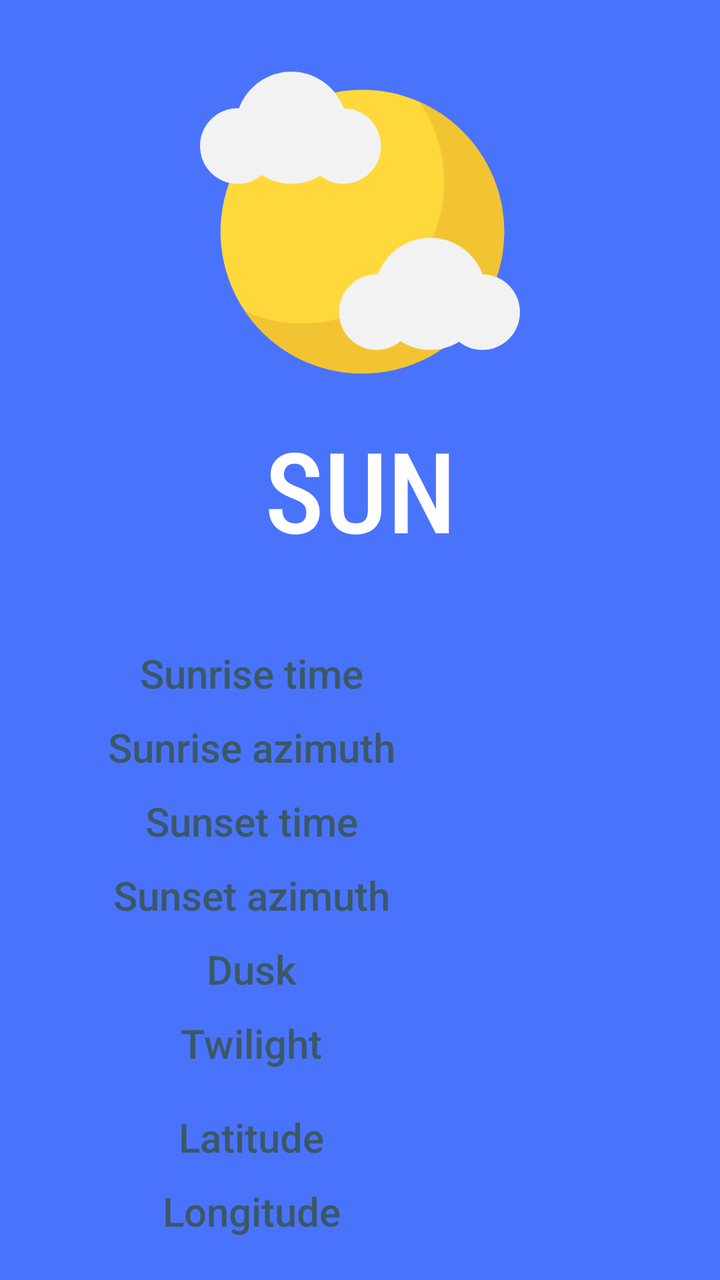
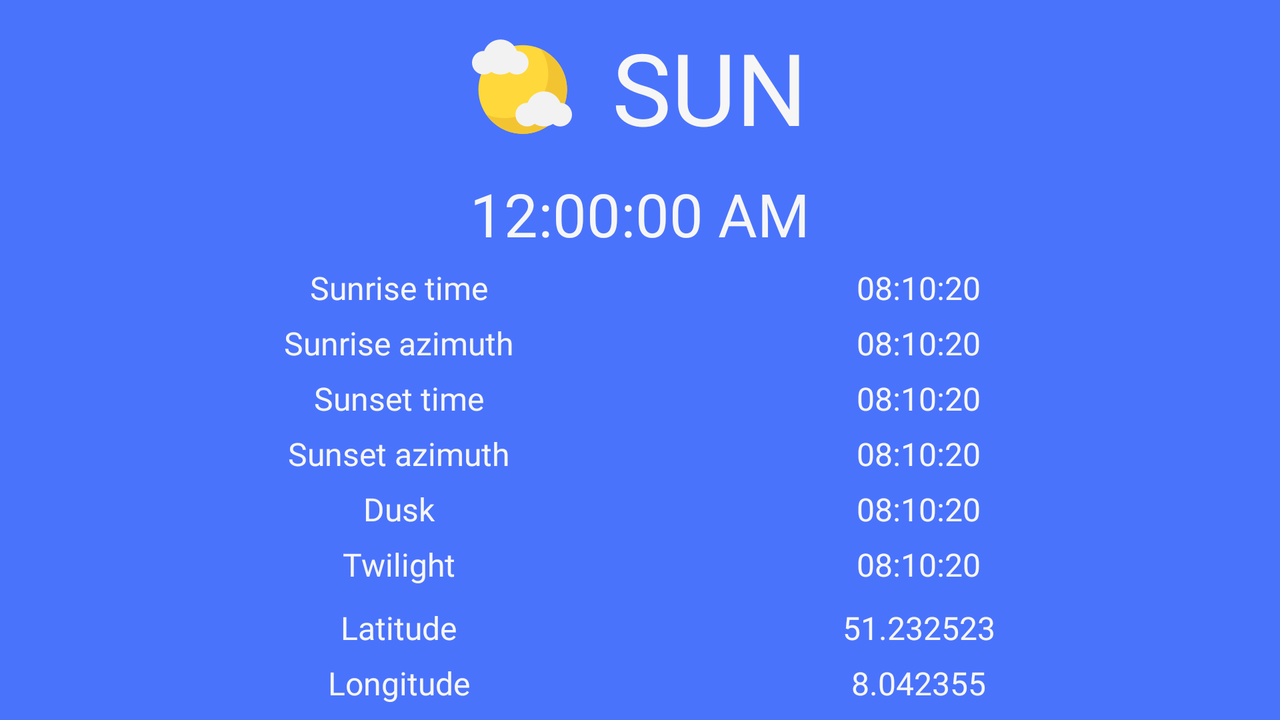

An Android layout and its configuration variant, each rendered on a device that would load it. The default file and the variant file are quoted in full after the pictures.
<!-- AndroidManifest.xml: application theme AppTheme -->
<!-- res/layout/day_fragment.xml -->
<?xml version="1.0" encoding="utf-8"?>
<LinearLayout xmlns:android="http://schemas.android.com/apk/res/android"
              xmlns:app="http://schemas.android.com/apk/res-auto" android:layout_width="match_parent"
              android:layout_height="match_parent"
              android:background="@color/colorDay"
              android:orientation="vertical">

    <TextView
            android:text="@string/sun"
            android:textSize="70sp"
            android:fontFamily="sans-serif-condensed-medium"
            android:textColor="#ffffff"
            android:textAlignment="center"
            android:scaleX="0.8"
            android:scaleY="0.8"
            android:layout_width="match_parent"
            android:layout_height="wrap_content"
            android:id="@+id/textView"
            android:drawablePadding="20dp"
            app:drawableTopCompat="@drawable/ic_sun"/>











    <TableLayout
            android:id="@+id/table_layout"
            android:layout_width="match_parent"
            android:layout_height="match_parent"
            android:stretchColumns="*">

        <TableRow
                android:id="@+id/first_row"
                android:layout_height="match_parent"
                android:layout_width="match_parent"
                android:paddingTop="10dp">

            <TextView
                    android:text="@string/sunrise_time"
                    android:textSize="20sp"
                    android:textColor="@color/colorDayText"
                    android:fontFamily="sans-serif-medium"
                    android:textAlignment="center"
                    android:layout_width="wrap_content"
                    android:layout_height="wrap_content"
                    android:layout_column="0"/>
            <TextView
                    android:id="@+id/sunrise_time"
                    android:text=""
                    android:textSize="20sp"
                    android:textColor="@color/colorDayText"
                    android:textAlignment="center"
                    android:layout_width="wrap_content"
                    android:layout_height="wrap_content"
                    android:layout_column="1"/>

        </TableRow>

        <TableRow
                android:id="@+id/second_row"
                android:layout_height="match_parent"
                android:layout_width="match_parent"
                android:paddingTop="10dp">

            <TextView
                    android:text="@string/sunrise_azimuth"
                    android:textSize="20sp"
                    android:textColor="@color/colorDayText"
                    android:textAlignment="center"
                    android:fontFamily="sans-serif-medium"
                    android:layout_width="wrap_content"
                    android:layout_height="wrap_content"
                    android:layout_column="0"/>
            <TextView
                    android:id="@+id/sunrise_azimuth"
                    android:text=""
                    android:textSize="20sp"
                    android:textColor="@color/colorDayText"
                    android:textAlignment="center"
                    android:layout_width="wrap_content"
                    android:layout_height="wrap_content"
                    android:layout_column="1"/>

        </TableRow>

        <TableRow
                android:id="@+id/third_row"
                android:layout_height="match_parent"
                android:layout_width="match_parent"
                android:paddingTop="10dp">

            <TextView
                    android:text="@string/sunset_time"
                    android:textSize="20sp"
                    android:textColor="@color/colorDayText"
                    android:textAlignment="center"
                    android:fontFamily="sans-serif-medium"
                    android:layout_width="wrap_content"
                    android:layout_height="wrap_content"
                    android:layout_column="0"/>
            <TextView
                    android:id="@+id/sunset_time"
                    android:text=""
                    android:textSize="20sp"
                    android:textColor="@color/colorDayText"
                    android:textAlignment="center"
                    android:layout_width="wrap_content"
                    android:layout_height="wrap_content"
                    android:layout_column="1"/>

        </TableRow>

        <TableRow
                android:id="@+id/fourth_row"
                android:layout_height="match_parent"
                android:layout_width="match_parent"
                android:paddingTop="10dp">

            <TextView
                    android:text="@string/sunset_azimuth"
                    android:textSize="20sp"
                    android:textColor="@color/colorDayText"
                    android:textAlignment="center"
                    android:fontFamily="sans-serif-medium"
                    android:layout_width="wrap_content"
                    android:layout_height="wrap_content"
                    android:layout_column="0"/>
            <TextView
                    android:id="@+id/sunset_azimuth"
                    android:text=""
                    android:textSize="20sp"
                    android:textColor="@color/colorDayText"
                    android:textAlignment="center"
                    android:layout_width="wrap_content"
                    android:layout_height="wrap_content"
                    android:layout_column="1"/>

        </TableRow>

        <TableRow
                android:id="@+id/fifth_row"
                android:layout_height="match_parent"
                android:layout_width="match_parent"
                android:paddingTop="10dp">

            <TextView
                    android:text="@string/dusk"
                    android:textSize="20sp"
                    android:textColor="@color/colorDayText"
                    android:textAlignment="center"
                    android:layout_width="wrap_content"
                    android:fontFamily="sans-serif-medium"
                    android:layout_height="wrap_content"
                    android:layout_column="0"/>
            <TextView
                    android:id="@+id/dusk_time"
                    android:text=""
                    android:textSize="20sp"
                    android:textColor="@color/colorDayText"
                    android:textAlignment="center"
                    android:layout_width="wrap_content"
                    android:layout_height="wrap_content"
                    android:layout_column="1"/>

        </TableRow>

        <TableRow
                android:id="@+id/sixth_row"
                android:layout_height="match_parent"
                android:layout_width="match_parent"
                android:paddingTop="10dp">

            <TextView
                    android:text="@string/twilight"
                    android:textSize="20sp"
                    android:textColor="@color/colorDayText"
                    android:textAlignment="center"
                    android:fontFamily="sans-serif-medium"
                    android:layout_width="wrap_content"
                    android:layout_height="wrap_content"
                    android:layout_column="0"/>
            <TextView
                    android:id="@+id/twilight_time"
                    android:text=""
                    android:textSize="20sp"
                    android:textColor="@color/colorDayText"
                    android:textAlignment="center"
                    android:layout_width="wrap_content"
                    android:layout_height="wrap_content"
                    android:layout_column="1"/>

        </TableRow>
        <TableRow
                android:id="@+id/latitude_row"
                android:layout_height="match_parent"
                android:layout_width="match_parent"
                android:paddingTop="20dp">

            <TextView
                    android:text="@string/latitude"
                    android:textSize="20sp"
                    android:textColor="@color/colorDayText"
                    android:textAlignment="center"
                    android:fontFamily="sans-serif-medium"
                    android:layout_width="wrap_content"
                    android:layout_height="wrap_content"
                    android:layout_column="0"/>
            <TextView
                    android:id="@+id/latitudeTv"
                    android:text=""
                    android:textSize="20sp"
                    android:textColor="@color/colorDayText"
                    android:textAlignment="center"
                    android:layout_width="wrap_content"
                    android:layout_height="wrap_content"
                    android:layout_column="1"/>

        </TableRow>

        <TableRow
                android:id="@+id/longitude_row"
                android:layout_height="match_parent"
                android:layout_width="match_parent"
                android:paddingTop="10dp">

            <TextView
                    android:text="@string/longitude"
                    android:textSize="20sp"
                    android:textColor="@color/colorDayText"
                    android:textAlignment="center"
                    android:fontFamily="sans-serif-medium"
                    android:layout_width="wrap_content"
                    android:layout_height="wrap_content"
                    android:layout_column="0"/>
            <TextView
                    android:id="@+id/longitudeTv"
                    android:text=""
                    android:textSize="20sp"
                    android:textColor="@color/colorDayText"
                    android:textAlignment="center"
                    android:layout_width="wrap_content"
                    android:layout_height="wrap_content"
                    android:layout_column="1"/>

        </TableRow>
    </TableLayout>

</LinearLayout>
<!-- resources referenced by this layout -->
<resources>
  <color name="colorDay">#4A73FC</color>
  <color name="colorDayText">#3B5867</color>
  <!-- drawable ic_sun (drawable) -->
  <vector android:height="200dp" android:viewportHeight="511.984"
      android:viewportWidth="511.984" android:width="200dp" xmlns:android="http://schemas.android.com/apk/res/android">
      <path android:fillColor="#FFD83B" android:pathData="M259.776,270.536m-226.928,0a226.928,226.928 0,1 1,453.856 0a226.928,226.928 0,1 1,-453.856 0"/>
      <path android:fillColor="#F2F2F2" android:pathData="M230.032,73.112c-12.688,-34.144 -45.296,-58.592 -83.856,-58.592c-38.592,0 -71.216,24.496 -83.888,58.688c-0.608,0 -1.184,-0.176 -1.808,-0.176C27.072,73.032 0,100.12 0,133.512c0,33.408 27.072,60.48 60.48,60.48c14.544,0 27.712,-5.344 38.144,-13.904c13.808,8.688 30.032,13.904 47.552,13.904c16.88,0 32.48,-4.944 45.968,-13.04c10.272,8.048 23.04,13.04 37.104,13.04c33.408,0 60.48,-27.072 60.48,-60.48C289.728,100.392 263.072,73.544 230.032,73.112z"/>
      <path android:fillColor="#F3C432" android:pathData="M351.504,63.08c24.72,36.336 39.184,80.192 39.184,127.44c0,125.328 -101.6,226.928 -226.912,226.928c-32.672,0 -63.664,-7.04 -91.744,-19.472c40.832,60.032 109.664,99.472 187.744,99.472c125.328,0 226.912,-101.6 226.912,-226.928C486.688,177.88 431.104,98.344 351.504,63.08z"/>
      <path android:fillColor="#F2F2F2" android:pathData="M452.304,338.856c-12.688,-34.144 -45.296,-58.592 -83.856,-58.592c-38.592,0 -71.216,24.496 -83.888,58.688c-0.624,-0.016 -1.2,-0.176 -1.824,-0.176c-33.408,0 -60.48,27.072 -60.48,60.48s27.072,60.48 60.48,60.48c14.544,0 27.712,-5.344 38.144,-13.904c13.808,8.688 30.032,13.904 47.552,13.904c16.88,0 32.48,-4.944 45.968,-13.04c10.272,8.048 23.04,13.04 37.104,13.04c33.408,0 60.48,-27.072 60.48,-60.48C512,366.12 485.344,339.288 452.304,338.856z"/>
  </vector>
  <string name="dusk">Dusk</string>
  <string name="latitude">Latitude</string>
  <string name="longitude">Longitude</string>
  <string name="sun">SUN</string>
  <string name="sunrise_azimuth">Sunrise azimuth</string>
  <string name="sunrise_time">Sunrise time</string>
  <string name="sunset_azimuth">Sunset azimuth</string>
  <string name="sunset_time">Sunset time</string>
  <string name="twilight">Twilight</string>
  <style name="AppTheme" parent="Theme.AppCompat.Light.NoActionBar">
          
          <item name="colorPrimary">@color/colorPrimary</item>
          <item name="colorPrimaryDark">@color/colorPrimaryDark</item>
          <item name="colorAccent">@color/colorAccent</item>
  
      </style>
  <color name="colorPrimary">#172329</color>
  <color name="colorPrimaryDark">#10181C</color>
  <color name="colorAccent">#5CC5E8</color>
</resources>
<!-- res/layout-land/day_fragment.xml (the repository's variant of the layout above) -->
<!-- drawn on the phone turned sideways -->
<?xml version="1.0" encoding="utf-8"?>
<LinearLayout xmlns:android="http://schemas.android.com/apk/res/android"
              xmlns:app="http://schemas.android.com/apk/res-auto" android:layout_width="match_parent"
              android:layout_height="match_parent"
              android:background="@color/colorDay"
              android:orientation="vertical">

    <RelativeLayout
            android:layout_width="match_parent"
            android:layout_height="wrap_content">

        <TextView
                android:text="SUN"
                android:textSize="50sp"
                android:fontFamily="@font/rubik"
                android:textColor="@color/colorBackground"
                android:layout_centerHorizontal="true"
                android:layout_width="wrap_content"
                android:layout_height="wrap_content"
                android:id="@+id/textView"
                app:drawableLeftCompat="@drawable/ic_sun_50"
                android:drawablePadding="20dp"
                android:layout_marginVertical="10dp"/>
    </RelativeLayout>
    <TextClock
            android:text=""
            android:textSize="30sp"
            android:textColor="@color/colorBackground"
            android:format12Hour="hh:mm:ss a"
            android:fontFamily="@font/rubik"
            android:textAlignment="center"
            android:layout_width="match_parent"
            android:layout_height="wrap_content"
            android:id="@+id/textView2"/>
    <TableLayout
            android:id="@+id/table_layout"
            android:layout_width="match_parent"
            android:layout_height="match_parent"
            android:stretchColumns="*"
            android:layout_marginHorizontal="60dp">

        <TableRow
                android:id="@+id/first_row"
                android:layout_height="match_parent"
                android:layout_width="match_parent"
                android:paddingTop="6dp">

            <TextView
                    android:text="Sunrise time"
                    android:textSize="16sp"
                    android:textColor="@color/colorBackground"
                    android:fontFamily="@font/rubik_medium"
                    android:textAlignment="center"
                    android:layout_width="wrap_content"
                    android:layout_height="wrap_content"
                    android:layout_column="0" />
            <TextView
                    android:id="@+id/sunrise_time"
                    android:text="08:10:20"
                    android:textSize="16sp"
                    android:textColor="@color/colorBackground"
                    android:fontFamily="@font/rubik"
                    android:textAlignment="center"
                    android:layout_width="wrap_content"
                    android:layout_height="wrap_content"
                    android:layout_column="1" />

        </TableRow>

        <TableRow
                android:id="@+id/second_row"
                android:layout_height="match_parent"
                android:layout_width="match_parent"
                android:paddingTop="6dp">

            <TextView
                    android:text="Sunrise azimuth"
                    android:textSize="16sp"
                    android:textColor="@color/colorBackground"
                    android:textAlignment="center"
                    android:fontFamily="@font/rubik_medium"
                    android:layout_width="wrap_content"
                    android:layout_height="wrap_content"
                    android:layout_column="0" />
            <TextView
                    android:id="@+id/sunrise_azimuth"
                    android:text="08:10:20"
                    android:textSize="16sp"
                    android:fontFamily="@font/rubik"
                    android:textColor="@color/colorBackground"
                    android:textAlignment="center"
                    android:layout_width="wrap_content"
                    android:layout_height="wrap_content"
                    android:layout_column="1" />

        </TableRow>

        <TableRow
                android:id="@+id/third_row"
                android:layout_height="match_parent"
                android:layout_width="match_parent"
                android:paddingTop="6dp">

            <TextView
                    android:text="Sunset time"
                    android:textSize="16sp"
                    android:textColor="@color/colorBackground"
                    android:textAlignment="center"
                    android:fontFamily="@font/rubik_medium"
                    android:layout_width="wrap_content"
                    android:layout_height="wrap_content"
                    android:layout_column="0" />
            <TextView
                    android:id="@+id/sunset_time"
                    android:text="08:10:20"
                    android:textSize="16sp"
                    android:textColor="@color/colorBackground"
                    android:fontFamily="@font/rubik"
                    android:textAlignment="center"
                    android:layout_width="wrap_content"
                    android:layout_height="wrap_content"
                    android:layout_column="1" />

        </TableRow>

        <TableRow
                android:id="@+id/fourth_row"
                android:layout_height="match_parent"
                android:layout_width="match_parent"
                android:paddingTop="6dp">

            <TextView
                    android:text="Sunset azimuth"
                    android:textSize="16sp"
                    android:textColor="@color/colorBackground"
                    android:textAlignment="center"
                    android:fontFamily="@font/rubik_medium"
                    android:layout_width="wrap_content"
                    android:layout_height="wrap_content"
                    android:layout_column="0" />
            <TextView
                    android:id="@+id/sunset_azimuth"
                    android:text="08:10:20"
                    android:textSize="16sp"
                    android:textColor="@color/colorBackground"
                    android:fontFamily="@font/rubik"
                    android:textAlignment="center"
                    android:layout_width="wrap_content"
                    android:layout_height="wrap_content"
                    android:layout_column="1" />

        </TableRow>

        <TableRow
                android:id="@+id/fifth_row"
                android:layout_height="match_parent"
                android:layout_width="match_parent"
                android:paddingTop="6dp">

            <TextView
                    android:text="Dusk"
                    android:textSize="16sp"
                    android:textColor="@color/colorBackground"
                    android:textAlignment="center"
                    android:layout_width="wrap_content"
                    android:fontFamily="@font/rubik_medium"
                    android:layout_height="wrap_content"
                    android:layout_column="0" />
            <TextView
                    android:id="@+id/dusk_time"
                    android:text="08:10:20"
                    android:textSize="16sp"
                    android:textColor="@color/colorBackground"
                    android:textAlignment="center"
                    android:fontFamily="@font/rubik"
                    android:layout_width="wrap_content"
                    android:layout_height="wrap_content"
                    android:layout_column="1" />

        </TableRow>

        <TableRow
                android:id="@+id/sixth_row"
                android:layout_height="match_parent"
                android:layout_width="match_parent"
                android:paddingTop="6dp">

            <TextView
                    android:text="Twilight"
                    android:textSize="16sp"
                    android:textColor="@color/colorBackground"
                    android:textAlignment="center"
                    android:fontFamily="@font/rubik_medium"
                    android:layout_width="wrap_content"
                    android:layout_height="wrap_content"
                    android:layout_column="0"/>
            <TextView
                    android:id="@+id/twilight_time"
                    android:text="08:10:20"
                    android:textSize="16sp"
                    android:textColor="@color/colorBackground"
                    android:textAlignment="center"
                    android:fontFamily="@font/rubik"
                    android:layout_width="wrap_content"
                    android:layout_height="wrap_content"
                    android:layout_column="1" />

        </TableRow>
        <TableRow
                android:id="@+id/longlat"
                android:layout_height="match_parent"
                android:layout_width="match_parent"
                android:paddingTop="10dp">

            <TextView
                    android:text="Latitude"
                    android:textSize="16sp"
                    android:textColor="@color/colorBackground"
                    android:textAlignment="center"
                    android:fontFamily="@font/rubik_medium"
                    android:layout_width="wrap_content"
                    android:layout_height="wrap_content"
                    android:layout_column="0" />
            <TextView
                    android:id="@+id/latitudeTv"
                    android:text="51.232523"
                    android:textSize="16sp"
                    android:textColor="@color/colorBackground"
                    android:textAlignment="center"
                    android:fontFamily="@font/rubik"
                    android:layout_width="wrap_content"
                    android:layout_height="wrap_content"
                    android:layout_column="1" />

        </TableRow>

        <TableRow
                android:id="@+id/longlatvalues"
                android:layout_height="match_parent"
                android:layout_width="match_parent"
                android:paddingTop="6dp">

            <TextView
                    android:text="Longitude"
                    android:textSize="16sp"
                    android:textColor="@color/colorBackground"
                    android:textAlignment="center"
                    android:fontFamily="@font/rubik_medium"
                    android:layout_width="wrap_content"
                    android:layout_height="wrap_content"
                    android:layout_column="0" />
            <TextView
                    android:id="@+id/longitudeTv"
                    android:text="8.042355"
                    android:textSize="16sp"
                    android:textColor="@color/colorBackground"
                    android:textAlignment="center"
                    android:fontFamily="@font/rubik"
                    android:layout_width="wrap_content"
                    android:layout_height="wrap_content"
                    android:layout_column="1" />

        </TableRow>
    </TableLayout>

</LinearLayout>
<!-- resources referenced by the variant -->
<!-- as the phone turned sideways resolves them -->
<resources>
  <color name="colorBackground">#F6F6F6</color>
  <color name="colorDay">#4A73FC</color>
  <!-- drawable ic_sun_50 (drawable) -->
  <vector android:height="50dp" android:viewportHeight="511.984"
      android:viewportWidth="511.984" android:width="50dp" xmlns:android="http://schemas.android.com/apk/res/android">
      <path android:fillColor="#FFD83B" android:pathData="M259.776,270.536m-226.928,0a226.928,226.928 0,1 1,453.856 0a226.928,226.928 0,1 1,-453.856 0"/>
      <path android:fillColor="#F2F2F2" android:pathData="M230.032,73.112c-12.688,-34.144 -45.296,-58.592 -83.856,-58.592c-38.592,0 -71.216,24.496 -83.888,58.688c-0.608,0 -1.184,-0.176 -1.808,-0.176C27.072,73.032 0,100.12 0,133.512c0,33.408 27.072,60.48 60.48,60.48c14.544,0 27.712,-5.344 38.144,-13.904c13.808,8.688 30.032,13.904 47.552,13.904c16.88,0 32.48,-4.944 45.968,-13.04c10.272,8.048 23.04,13.04 37.104,13.04c33.408,0 60.48,-27.072 60.48,-60.48C289.728,100.392 263.072,73.544 230.032,73.112z"/>
      <path android:fillColor="#F3C432" android:pathData="M351.504,63.08c24.72,36.336 39.184,80.192 39.184,127.44c0,125.328 -101.6,226.928 -226.912,226.928c-32.672,0 -63.664,-7.04 -91.744,-19.472c40.832,60.032 109.664,99.472 187.744,99.472c125.328,0 226.912,-101.6 226.912,-226.928C486.688,177.88 431.104,98.344 351.504,63.08z"/>
      <path android:fillColor="#F2F2F2" android:pathData="M452.304,338.856c-12.688,-34.144 -45.296,-58.592 -83.856,-58.592c-38.592,0 -71.216,24.496 -83.888,58.688c-0.624,-0.016 -1.2,-0.176 -1.824,-0.176c-33.408,0 -60.48,27.072 -60.48,60.48s27.072,60.48 60.48,60.48c14.544,0 27.712,-5.344 38.144,-13.904c13.808,8.688 30.032,13.904 47.552,13.904c16.88,0 32.48,-4.944 45.968,-13.04c10.272,8.048 23.04,13.04 37.104,13.04c33.408,0 60.48,-27.072 60.48,-60.48C512,366.12 485.344,339.288 452.304,338.856z"/>
  </vector>
  <style name="AppTheme" parent="Theme.AppCompat.Light.NoActionBar">
          
          <item name="colorPrimary">@color/colorPrimary</item>
          <item name="colorPrimaryDark">@color/colorPrimaryDark</item>
          <item name="colorAccent">@color/colorAccent</item>
  
      </style>
  <color name="colorPrimary">#172329</color>
  <color name="colorPrimaryDark">#10181C</color>
  <color name="colorAccent">#5CC5E8</color>
</resources>
